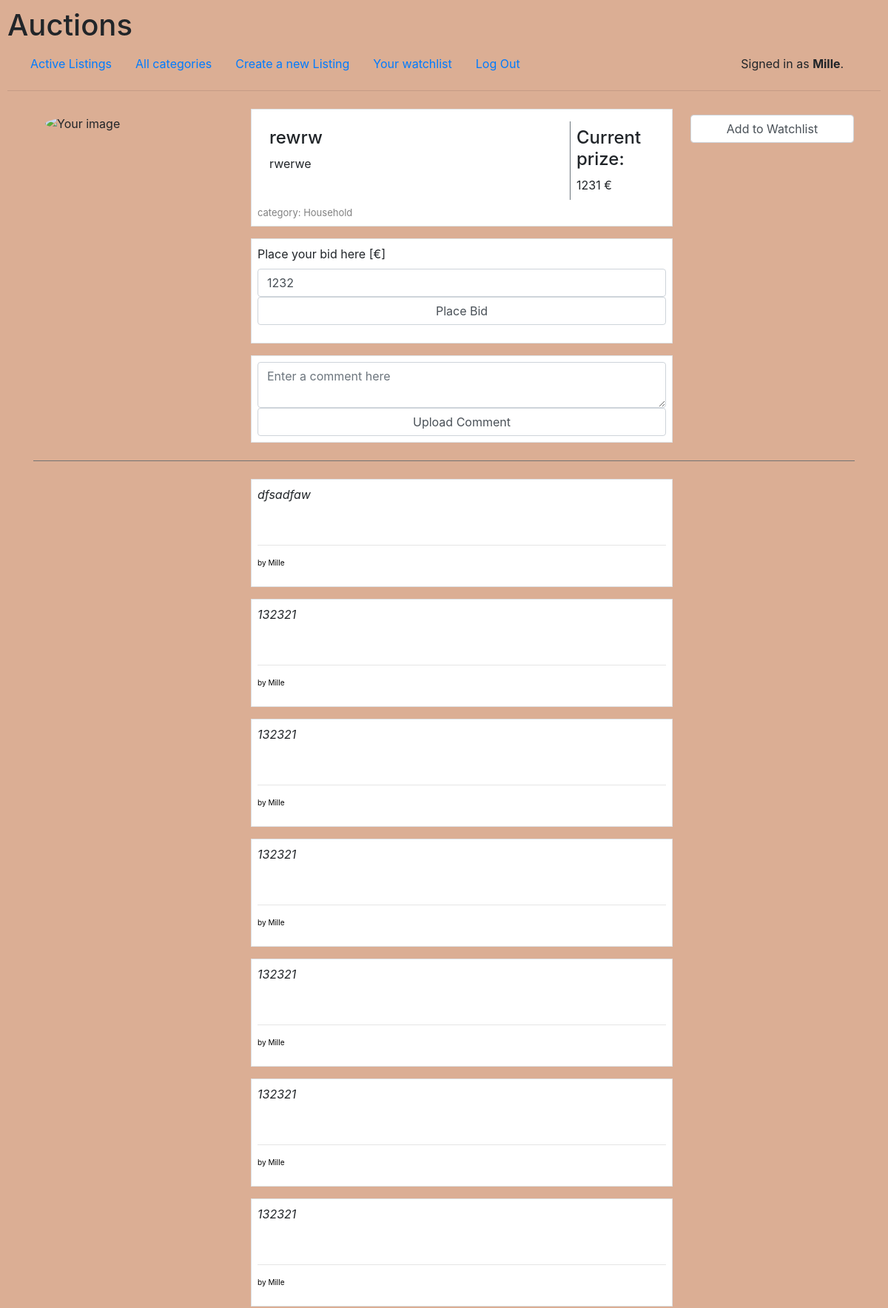
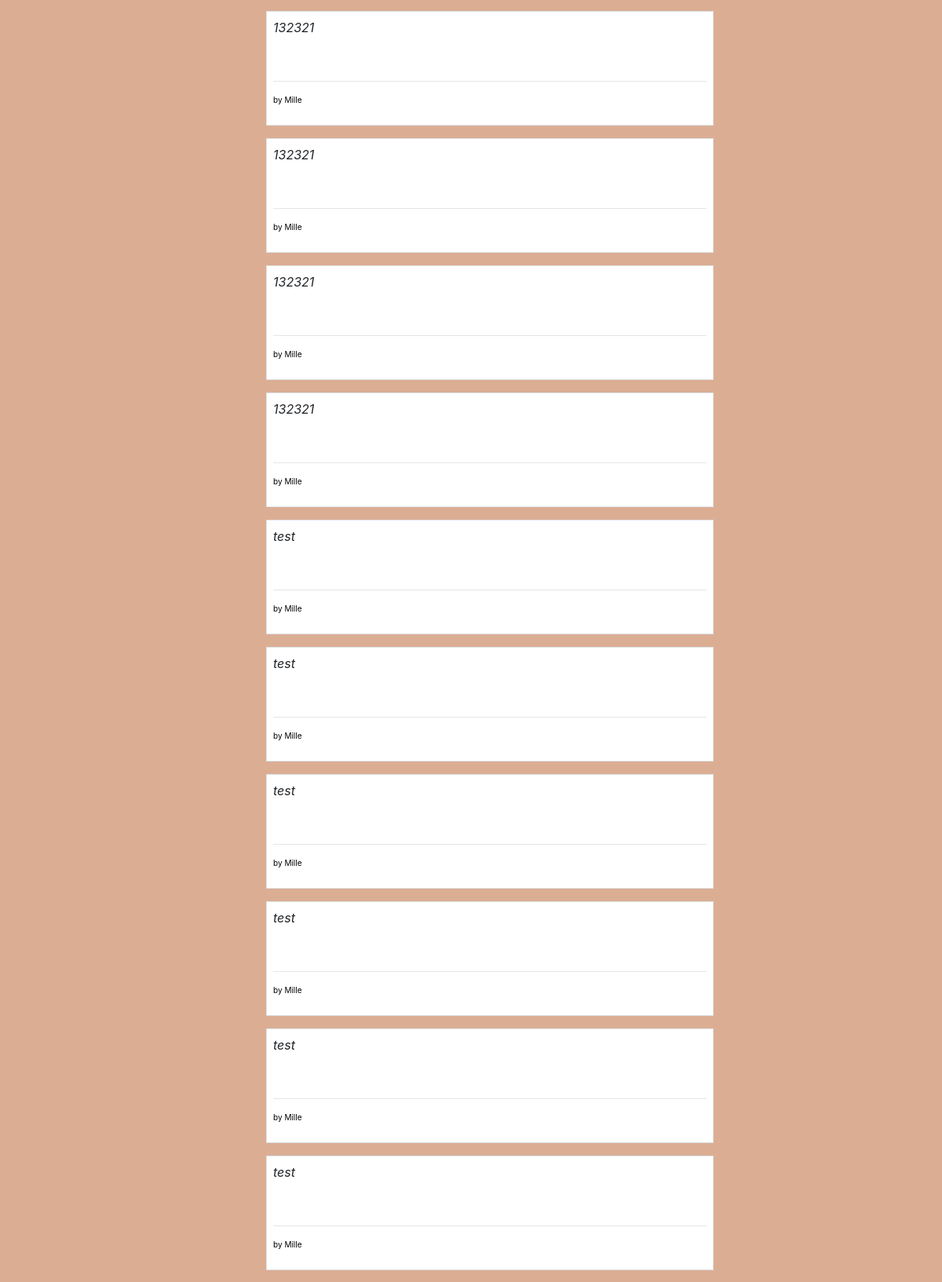
The page /listingDetails/6 (signed in, upper part) on the database its author committed (2 pictures, top to bottom).
### auctions/models.py (models this page shows, shortened)
class User(AbstractUser):
    def __str__(self):
        return f"User: {self.username}, id: {self.id}"

class Listing(models.Model):
    title = models.CharField(max_length=64)
    description = models.TextField()
    startingPrize = models.PositiveIntegerField(validators=[MinValueValidator(0.01)])
    listingPrize = models.PositiveIntegerField(validators=[MinValueValidator(0.01)])
    imageUrl = models.CharField(max_length=128)
    category = models.CharField(max_length=64, default="others")
    listingOwner = models.ForeignKey(User, on_delete=models.CASCADE, related_name="listingCreator")
    listingStatus = models.CharField(max_length=64, default="open")

class Comment(models.Model):
    commentContent = models.TextField()
    commentCreator = models.ForeignKey(User, on_delete=models.CASCADE, related_name="commentingUsers")
    listing = models.ForeignKey(Listing, on_delete=models.CASCADE, related_name="listingsCommenters", default="9")

### auctions/views.py (the view)
# urls.py: path("listingDetails/<int:listingId>", views.listingDetails, name="listingDetails"),
def listingDetails(request, listingId):
    listing = Listing.objects.get(id = listingId)
    user = "Noone"
    if request.user.is_authenticated:
        user = User.objects.get(id=request.user.id)
    comments = []
    if listing.listingsCommenters.all():
        comments = listing.listingsCommenters.all()
    maxBiddingUser = "Noone"
    checkMaxBidder = False
    if listing.biddedListing.all():
        maxBiddingUser = Bid.objects.get(bidPrize=listing.listingPrize)
        if user == maxBiddingUser.biddingUser and listing.listingStatus == "closed":
            checkMaxBidder = True
    if "watchlist" not in request.session:
        request.session["watchlist"] = []
        watchlist = request.session["watchlist"]
    else:
        watchlist = request.session["watchlist"]
    if listing.id not in watchlist:
        itemInWatchlist = False
    else:
        itemInWatchlist = True
    if request.method == "POST":
        if "bidPrize" in request.POST:
            bidPrize = int(request.POST["bidPrize"])
            currentPrize = listing.listingPrize
            startingPrize = listing.startingPrize
            if bidPrize > currentPrize and bidPrize > startingPrize:
                listing.listingPrize = bidPrize
                listing.save()
                bid = Bid(bidPrize = bidPrize, biddingUser = user, listing = listing)
                bid.save()
        elif "closeAuctionButton" in request.POST:
            listing.listingStatus = "closed"
            listing.save()
            return HttpResponseRedirect(reverse("index"))
        elif "commentInput" in request.POST and request.POST["commentInput"] != "":
            comment = Comment(commentContent = request.POST["commentInput"], commentCreator = user, listing = listing)
            comment.save()
            comments = listing.listingsCommenters.all()
        else:
            if listing.id not in watchlist and itemInWatchlist == False:
                watchlist.append(listing.id)
                request.session["watchlist"] = watchlist
                itemInWatchlist = True
            else:
                watchlist.remove(listing.id)
                request.session["watchlist"] = watchlist
                itemInWatchlist = False
        return render(request, "auctions/listingDetails.html", {
            "listing": listing,
            "watchlistCheck": itemInWatchlist,
            "currentUser": user,
            "checkMaxBidder": checkMaxBidder,
            "comments": comments
        })
    else:
        return render(request, "auctions/listingDetails.html", {
            "listing": listing,
            "watchlistCheck": itemInWatchlist,
            "currentUser": user,
            "checkMaxBidder": checkMaxBidder,
            "comments": comments
        })

### auctions/templates/auctions/listingDetails.html (shortened to what this page needs)
{% extends "auctions/layout.html" %}
{% block body %}
    <div class="container">
        <div class="row">
            <div class="col-3 m-2 p-2 " name="listingImage">
                {% if listing.imageUrl is not None %}
                    <img class="col img-responsive rounded-circle mx-auto d-block align-middle"  src="{{ listing.imageUrl }}" alt="Your image" width="25%">
                {% else %}
                    <p>Your image can go here</p>
                {% endif%}
            </div>
        <div class="row col-6 m-2 p-2 bg-white border">
            <div class="col-9 bg-white mt-2 ml-2 mb-2 p-2">
                    <h4>
                         {{ listing.title }}
                    </h4>
                    <div  name="listingDescription">
                        <p>
                            {{ listing.description }}
                        </p>
                    </div>
            </div>
            <div class="col border-left border-secondary bg-white mr-2 mb-2 mt-2 p-2 name="listingPrize">
                    <h4>Current prize:</h4>
                    {{ listing.listingPrize }} €
            </div>
            <div style="text-align: right; color: grey; font-size: small;" name="listingCategory">
                category: {{ listing.category }}
            </div>
        </div>
            {% if request.user.is_authenticated %}
            <div class="col m-2 p-2">
                {% if watchlistCheck == False and checkMaxBidder == False %}
                    <form action="{% url 'listingDetails' listing.id %}" method="POST">
                        <div class="form-group">
                            <input type="submit" class="form-control" value="Add to Watchlist">
                        </div>
                    </form>
                {% endif %}
            </div>
            {% endif %}
        </div>
        {% if request.user.is_authenticated and listing.listingStatus == "open" %}
        <div class="row">
            <div class="col-3 m-2 p-2"></div>
            <div class="col-6 m-2 p-2 bg-white border ">
                <form action="{% url 'listingDetails' listing.id %}" method="POST">
                    <div class="form-group">
                        <label for="bidPrizeInput">Place your bid here [€]</label>
                        <input type="number" class="form-control" id="bidPrizeInput" name="bidPrize" value="{{ listing.listingPrize|add:1 }}" min="{{ listing.listingPrize|add:1 }}">
                        <input type="submit" class="form-control" value="Place Bid">
                    </div>
                </form>
            </div>
        </div>
        {% endif %}
        {% if request.user.is_authenticated %}
        <div class="row">
            <div class="col-3 m-2 p-2"></div>
            <div class="col-6 m-2 p-2 bg-white border">
                <form action="{% url 'listingDetails' listing.id %}" method="POST">
                    <textarea class="form-control" type="form" name="commentInput" placeholder="Enter a comment here"></textarea>
                    <input class="form-control " type="submit" value="Upload Comment">
                </form>
            </div>
        </div>
        <hr color="grey">
        {% for comment in comments %}
        <div class="row">
            <div class="col-3 m-2 p-2"></div>
            <div class="col-6 m-2 p-2 bg-white border">
                <p style="font-style: italic;">{{ comment.commentContent }}</p>
                <br>
                <hr>
                <p style="font-size: x-small; color: black"> by {{ comment.commentCreator.username  }}</p>
            </div>
        </div>
        {% endfor %}
        {% endif %}
    </div>
{% endblock %}

### auctions/templates/auctions/layout.html (shortened to what this page needs)
{% load static %}
<!DOCTYPE html>
<html lang="en">
    <head>
        <link rel="stylesheet" href="https://stackpath.bootstrapcdn.com/bootstrap/4.4.1/css/bootstrap.min.css">
        <link href="{% static 'auctions/styles.css' %}" rel="stylesheet">
    </head>
    <body style="background-color: #dbae94">
        <h1>Auctions</h1>
        <div class="container-fluid">
            <div class="row">
                <div class="col-10">
                    <ul class="nav">
                        <li class="nav-item">
                            <a class="nav-link" href="{% url 'index' %}">Active Listings</a>
                        </li>
                        <li class="nav-item">
                            <a class="nav-link" href="{% url 'categories' %}">All categories</a>
                        </li>
                        {% if user.is_authenticated %}
                            <li class="nav-item">
                                <a class="nav-link" href="{% url 'createListing' %}">Create a new Listing</a>
                            </li>
                            <li class="nav-item">
                                <a class="nav-link" href="{% url 'watchlist' %}">Your watchlist</a>
                            </li>
                            <li class="nav-item">
                                <a class="nav-link" href="{% url 'logout' %}">Log Out</a>
                            </li>
                        {% endif %}
                    </ul>
                </div>
                <div class="col-2 p-2">
                    {% if user.is_authenticated %}
                        Signed in as <strong>{{ user.username }}</strong>.
                    {% else %}
                        Not signed in.
                    {% endif %}
                </div>
            </div>
        </div>
        <hr>
        {% block body %}
        {% endblock %}
    </body>
</html>

### auctions/static/auctions/styles.css (style rules this page uses)
body { padding: 10px; }

### rows shown on the page
User: username "Mille"
Listing: title "rewrw", description "rwerwe", listingPrize "1231", category "Household", bidPrize "1232"
Comment: commentContent "dfsadfaw", commentCreator.username "Mille"
Comment: commentContent "132321", commentCreator.username "Mille"
Comment: commentContent "132321", commentCreator.username "Mille"
Comment: commentContent "132321", commentCreator.username "Mille"
Comment: commentContent "132321", commentCreator.username "Mille"
Comment: commentContent "132321", commentCreator.username "Mille"
Comment: commentContent "132321", commentCreator.username "Mille"
Comment: commentContent "132321", commentCreator.username "Mille"
Comment: commentContent "132321", commentCreator.username "Mille"
Comment: commentContent "132321", commentCreator.username "Mille"
Comment: commentContent "132321", commentCreator.username "Mille"
Comment: commentContent "test", commentCreator.username "Mille"
Comment: commentContent "test", commentCreator.username "Mille"
Comment: commentContent "test", commentCreator.username "Mille"
Comment: commentContent "test", commentCreator.username "Mille"
Comment: commentContent "test", commentCreator.username "Mille"
Comment: commentContent "test", commentCreator.username "Mille"
